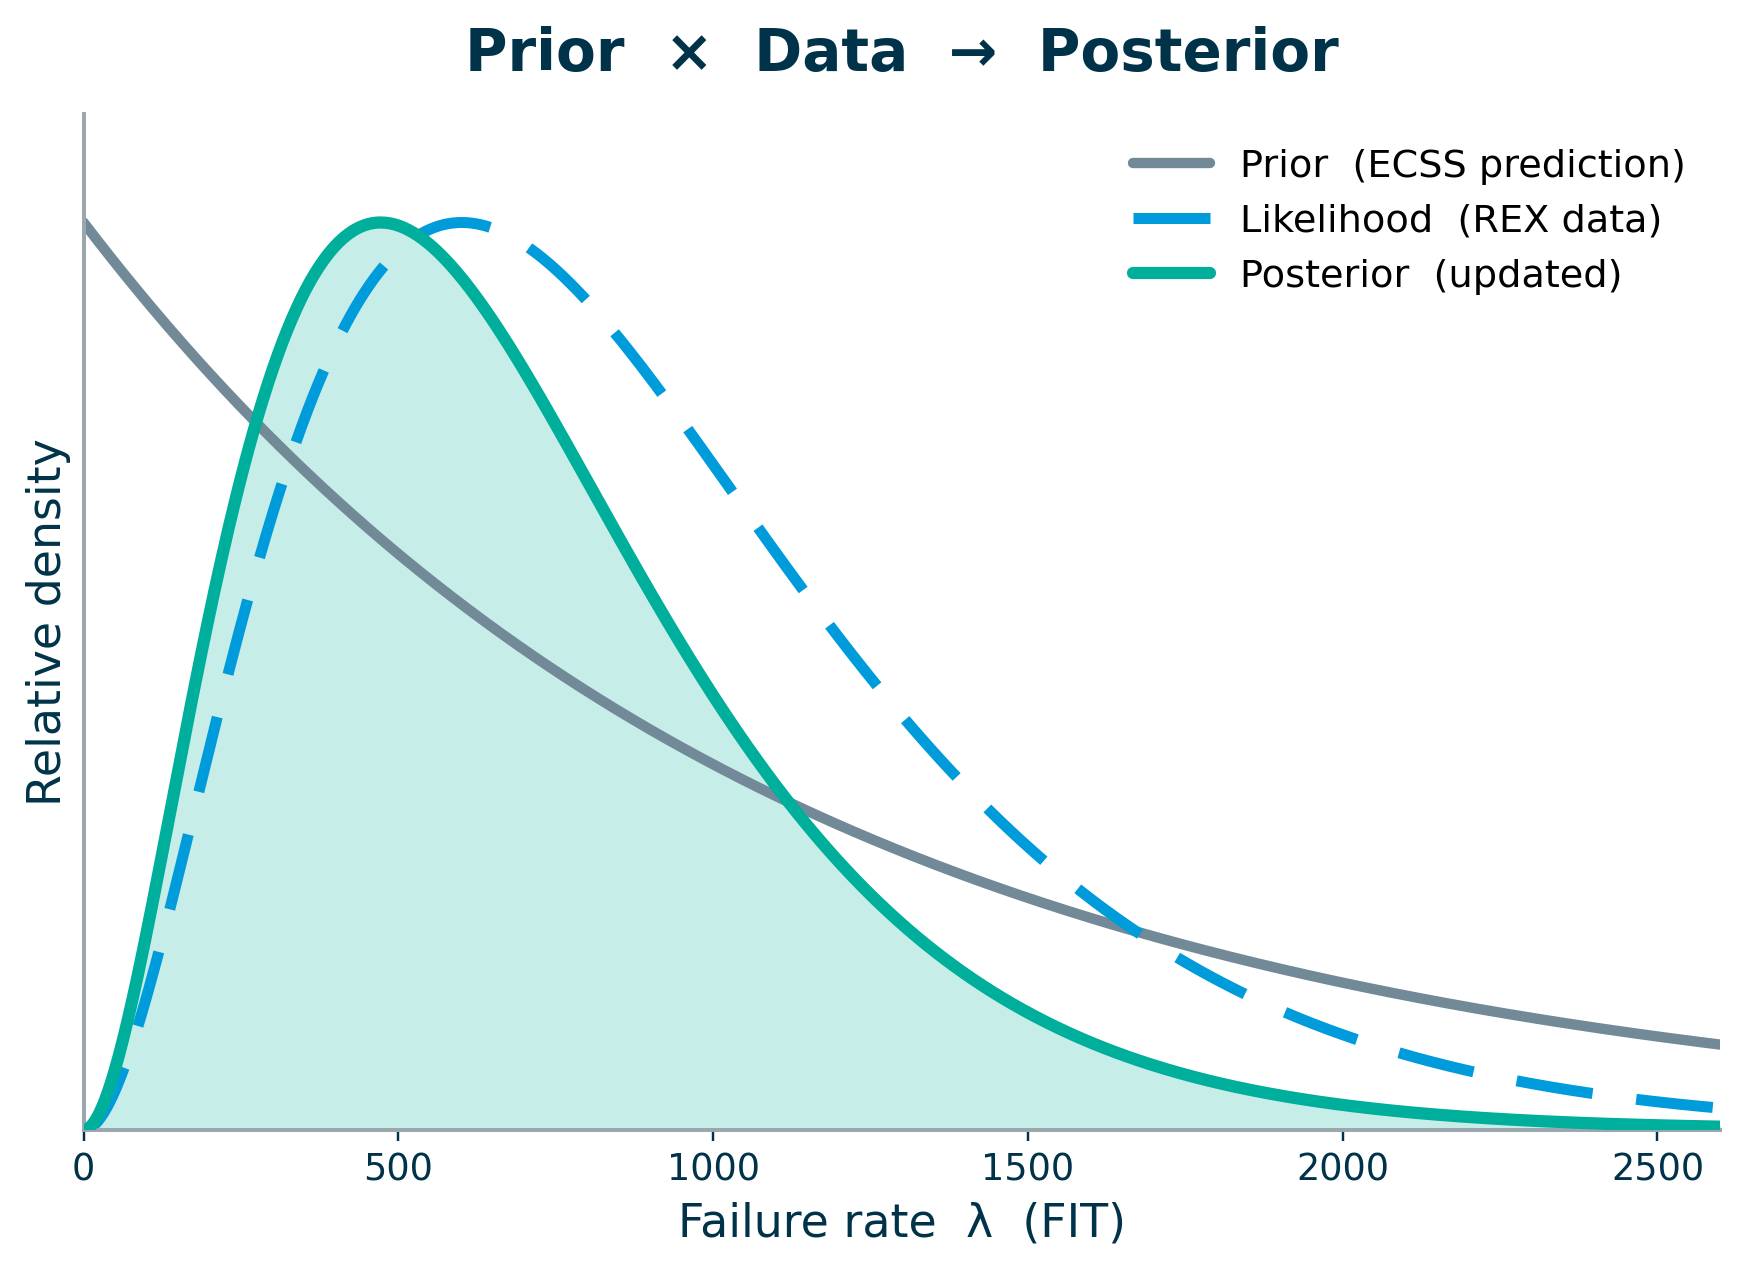

Recreate this plot in Python.
"""Slide 5 - "Prior x Data -> Posterior".

The three pieces of Bayes, shown as densities over the failure rate:
    prior      (grey)        - the ECSS prediction, written as a distribution
    likelihood (blue dashed) - what the REX data says
    posterior  (teal)        - prior x likelihood, renormalised; narrower than either

Curves are normalised to a common peak height ("relative density") so the
shapes are comparable, exactly like the slide.
"""
import numpy as np
import matplotlib.pyplot as plt

from bayes_style import (apply_style, gamma_fit, finish,
                         GREY, BLUE, TEAL, FILL)

apply_style()

# --- knobs (all illustrative) -------------------------------------------- #
# prior: weak, mean ~1100 FIT (shape 1 -> monotonic decreasing, peak at 0)
PRIOR_ALPHA, PRIOR_MEAN = 1.0, 1100.0
# data: k failures in T hours -> likelihood is Gamma(k+1, T)
K, T = 2, 3.33e6
XMAX = 2600
# ------------------------------------------------------------------------- #

prior_beta = PRIOR_ALPHA * 1e9 / PRIOR_MEAN
prior = gamma_fit(PRIOR_ALPHA, prior_beta)
like  = gamma_fit(K + 1, T)                              # likelihood as a density
post  = gamma_fit(PRIOR_ALPHA + K, prior_beta + T)       # conjugate update

x = np.linspace(0, XMAX, 700)
norm = lambda d: d.pdf(x) / d.pdf(x).max()               # scale to unit peak

fig, ax = plt.subplots(figsize=(9.6, 6.0))

yp = norm(post)
ax.fill_between(x, yp, color=FILL, zorder=1)
ax.plot(x, norm(prior), color=GREY, lw=3.4, label="Prior  (ECSS prediction)")
ax.plot(x, norm(like),  color=BLUE, lw=3.6, ls=(0, (7, 4)),
        label="Likelihood  (REX data)")
ax.plot(x, yp,          color=TEAL, lw=4.0, label="Posterior  (updated)", zorder=3)

ax.set_title("Prior  ×  Data  →  Posterior")
ax.set_xlabel("Failure rate  λ  (FIT)")
ax.set_ylabel("Relative density")
ax.set_xlim(0, XMAX)
ax.set_ylim(0, 1.12)
ax.set_yticks([])
ax.legend(loc="upper right")

finish(fig, "slide05_prior_data_posterior.png")
